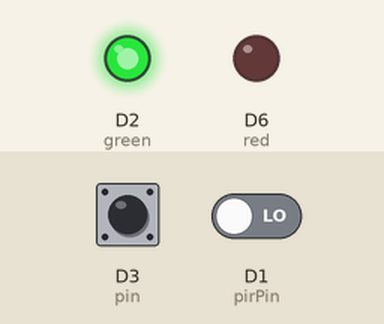
A sketch run on a simulated ESP8266 (Wemos D1 mini). On the bench: output pins drawn as LEDs (lit = HIGH). Dashed ring = blinking. Inputs (shaded band) come from the test bench; at power-on: D3 (pin) HIGH, D1 (pirPin) LOW. WiFi joins after 1.5 s; servers stay silent unless stated; random numbers use the default seed unless the sketch sets one; no MQTT or app messages arrive unless stated; what the sketch prints to the serial monitor is not drawn.

Above: at 2.7 s.
2.8 s: D3 (pin) pulsed LOW 5 times (0.12 s each, 0.3 s apart)
At 3.47 s:
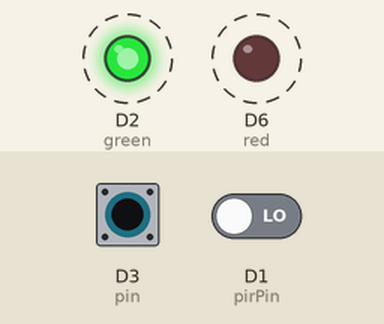
At 4.6 s:
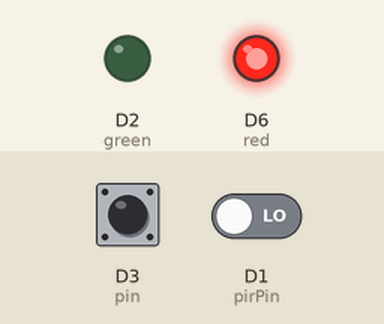
Timing chart, 0 to 6.1 s (numbered marks = the images above; inputs shaded):
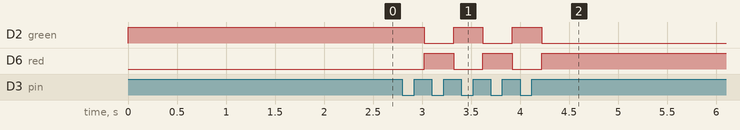

The sketch:

Securitysystem.ino
```cpp
#include <ESP8266WiFi.h>
#include <PubSubClient.h>

const int red = D6;           // Rote led Output zu D4
// Taster Input von D3 später in Button Klasse
const int green = D2;         // Gruene led Output zu D2
const int pirPin = D1;        // Sensor Input von D1
// Init von weitern Variabeln
boolean state = true;              // True = "Home", False = "Away"
boolean nightMode = false;         // Nightmode mit Long Press (1 Sek -> LEDs ausschalten)
int counter = 0;                   // Bei state = false, regelt timer-logik
unsigned long timeToWait = 120000; // 2min Wartezeit sobald state=false
unsigned long STime = 0;           // Für Zeitmessung
unsigned long CTime = 0;           // "  "


//----------NETWORK SETUP--------------//
//folgende Parameter anpassen.
//--------------------------------
const char* ssid = "";
const char* password = "";
const char* mqtt_topic_subscribe1 = "MFHLSensor";
const char* mqtt_topic_publish = "MFHLSensor";
//--------------------------------

//folgende vier Parameter nicht ändern
//--------------------------------
const char* mqtt_server = "mqtt.iot.informatik.uni-oldenburg.de";
const int mqtt_port = 2883;
const char* mqtt_user = "sutk";
const char* mqtt_pw = "SoftSkills";
//--------------------------------

WiFiClient espClient;
PubSubClient client(espClient);

void setup_wifi() {

  delay(10);
  // We start by connecting to a WiFi network
  Serial.println();
  Serial.print("Connecting to ");
  Serial.println(ssid);

  WiFi.begin(ssid, password);

  while (WiFi.status() != WL_CONNECTED) {
    delay(500);
    Serial.print(".");
  }

  randomSeed(micros());

  Serial.println("");
  Serial.println("WiFi connected");
  Serial.println("IP address: ");
  Serial.println(WiFi.localIP());
  publishString("Connected");
}


void reconnect() {
  // Loop until we're reconnected
  while (!client.connected()) {
    Serial.print("Attempting MQTT connection...");

    // Create a random client ID: Client ID MUSS inviduell sein, da der MQTT Broker nicht mehrere Clients mit derselben ID bedienen kann
    String clientId = "Client-";
    clientId += String(random(0xffff), HEX);

    // Attempt to connect
    if (client.connect(clientId.c_str(), mqtt_user, mqtt_pw)) {
      Serial.println("connected");
      // Once connected, publish an announcement...
      client.subscribe(mqtt_topic_subscribe1);


    } else {
      Serial.print("failed, rc=");
      Serial.print(client.state());
      Serial.println(" try again in 5 seconds");
      // Wait 5 seconds before retrying
      delay(5000);
    }
  }
}
//----------NETWORK SETUP ENDE-------------//

//----------BUTTON CLASS-------------------//
//  https://www.hackster.io/Spivey/wemos-d1-mini-esp8266-smart-iot-button-with-messagebird-dbef7e

typedef struct Buttons {
  const byte pin = D3;                    //Button pin definiert
  const int debounce = 100;               //Delay nach Betätigung des Buttons
  const unsigned long shortPress = 100;   //Festlegung der Druckdauer (für normale Betätigungen)
  const unsigned long  longPress = 1000;  //"     " (für den Nachtmodus/LEDs Ausschalten)

  unsigned long counter = 0;      //Zählt Dauer des Drucks
  bool previousState = HIGH;      //Vorheriger Zustand (Button ist active-low)
  bool currentState;              //Aktueller Zustand
} Button;

//----------BUTTON CLASS ENDE-------------------//

// create a Button variable type
Button button;

//----------EXTRA METHODEN-------------------//
void handleShortPress() {
    Serial.println("short Press");
    state = !state;
 }


  void handleLongPress() {
    Serial.println("Long Press");
    digitalWrite(green, LOW);
    digitalWrite(red, LOW);
    nightMode = !nightMode;

 }

  void publishString(String payload){
    char payload_buff[payload.length() + 1];
    payload.toCharArray(payload_buff, payload.length() + 1);
    client.publish(mqtt_topic_publish, payload_buff);
 }

//----------EXTRA METHODEN ENDE-------------------//

//----------SETUP-------------------//
void setup() {
 pinMode(red, OUTPUT);        // Rote LED
 pinMode(green, OUTPUT);      // Grüne LED
 pinMode(pirPin, INPUT);      // Bewegungsensor
 pinMode(button.pin, INPUT);  // Taster als Eingang setzten
 digitalWrite(red, LOW);      // Rote LED aus
 digitalWrite(green, HIGH);   // Grüne LED an

 Serial.begin(115200);

 setup_wifi();
 client.setServer(mqtt_server, mqtt_port);
}
//----------SETUP ENDE-------------------//


//----------LOOP METHODE-------------------//
// -- Falls "Away" Sensordaten werden wahrgenommen
// -- Falls "Home" Sensordaten werden ignoriert
// Buttonlogik von Spivey (link oben)

void loop() {

  if (!client.connected()) {        // Erkennt Verbindungsverlust
    reconnect();
  }
  client.loop();

//--Buttonlogik--//
button.currentState = digitalRead(button.pin);          // Erfasst Buttonzustand

  if (button.currentState != button.previousState) {    // Prüft ob aktueller Zustand mit dem voherigen Zustand nicht übereinstimmt
    delay(button.debounce);                             // Delay
    button.currentState = digitalRead(button.pin);      // Erfasst Buttonzustand erneut
    if (button.currentState == LOW) {                   // Falls Button gedrückt wird Zähler mit millis gestartet
      button.counter = millis();
    }
    else if (button.currentState == HIGH) {            // Falls Button nicht gedrückt/losgelassen, wird aktuelle Zeit erfasst
      unsigned long currentMillis = millis();

      if ((currentMillis - button.counter >= button.shortPress) && !(currentMillis - button.counter >= button.longPress)) {
        // Falls ein Button kurz betätigt wird
        handleShortPress();
      }
      else if ((currentMillis - button.counter >= button.longPress)) {
        // Falls ein Button länger als 1 Sekunde betätigt wird
        handleLongPress();
      }
    }
    button.previousState = button.currentState;      // Voheriger Zustand wird mit dem aktuellen überschrieben
  }
//--Ende Buttonlogik--//

//--Sensorlogik--//
    if(state == true){              // Falls "Home" Sensordaten werden ignoriert; Grüne LED leuchtet
      counter = 0;                  // Zähler zurückgesetzt
      if(nightMode == false){
        digitalWrite(green, HIGH);
        digitalWrite(red, LOW);
      }
    }

    if(state == false){           // Falls "Away" Sensordaten werden wahrgenommen; Rote LED leuchtet
      if(nightMode == false){
        digitalWrite(green, LOW);
        digitalWrite(red, HIGH);
      }
      if(counter == 0){           // counter = 0 -> Startzeit erfasst für 2min Timer dann counter = 1
        STime = millis();
        counter = 1;
        Serial.println("Counter = 1; Startzeit erfasst");
      }
      if(counter == 1){          // counter = 1 -> Berechnet ob 2min überschritten. Falls ja counter = 2
        CTime = millis() - STime;
        if (CTime >= timeToWait){
          counter = 2;
          Serial.println("Counter = 2; 2min überschritten");
         }
      }
      if(digitalRead(pirPin) == LOW && counter == 2){  //counter = 2 -> wartet bis Bewegungsensor auf Low
          counter = 3;
          Serial.println("Counter = 3 Sensor Calibration Complete");
      }

    if (digitalRead(pirPin) == HIGH && counter == 3) {   //counter = 3 -> Erfasst Bewegungsensordaten.
      // Falls Bewegung erfasst wird Nachricht an Node-RED gesendet (weitergeleitet auf Discord und Email)
      Serial.println("Hey I got you!!!; Counter = 4");
      publishString("Intrusion detected by " + String(mqtt_topic_publish) + " on ");
      counter = 4;
     }

     if (digitalRead(pirPin) == LOW && counter == 4){ //counter = 4 -> Falls keine weitere Bewegung erkannt, wird Zähler zurückgesetzt
      counter = 0;
     }
  }
//--Ende Sensorlogik--//
}
//----------ENDE LOOP METHODE-------------------//
```

Measured:
- after the input at 2.8 s, D2 (green): alternates HIGH for 0.30 s and LOW for 0.30 s, 5 changes in all, then stays LOW, starting after 0.22 s; D6 (red): alternates HIGH for 0.30 s and LOW for 0.30 s, 5 changes in all, then stays HIGH, starting after 0.22 s
